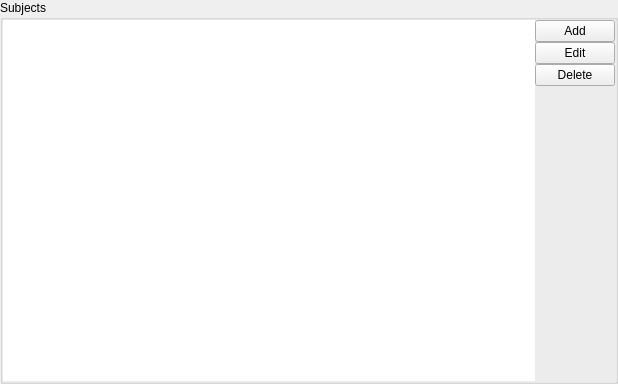
<?xml version="1.0" encoding="UTF-8"?>
<ui version="4.0">
 <class>SubjectView</class>
 <widget class="QWidget" name="SubjectView">
  <property name="geometry">
   <rect>
    <x>0</x>
    <y>0</y>
    <width>618</width>
    <height>384</height>
   </rect>
  </property>
  <property name="windowTitle">
   <string>SubjectView</string>
  </property>
  <layout class="QGridLayout" name="gridLayout">
   <property name="leftMargin">
    <number>0</number>
   </property>
   <property name="topMargin">
    <number>0</number>
   </property>
   <property name="rightMargin">
    <number>0</number>
   </property>
   <property name="bottomMargin">
    <number>0</number>
   </property>
   <property name="spacing">
    <number>0</number>
   </property>
   <item row="0" column="0">
    <widget class="QGroupBox" name="groupBox_3">
     <property name="title">
      <string>Subjects</string>
     </property>
     <layout class="QGridLayout" name="gridLayout_4">
      <property name="leftMargin">
       <number>0</number>
      </property>
      <property name="topMargin">
       <number>0</number>
      </property>
      <property name="rightMargin">
       <number>0</number>
      </property>
      <property name="bottomMargin">
       <number>0</number>
      </property>
      <property name="spacing">
       <number>0</number>
      </property>
      <item row="0" column="0">
       <widget class="QListWidget" name="listWidgetSubject">
        <property name="frameShape">
         <enum>QFrame::NoFrame</enum>
        </property>
       </widget>
      </item>
      <item row="0" column="1">
       <layout class="QVBoxLayout" name="verticalLayout_3">
        <property name="spacing">
         <number>0</number>
        </property>
        <item>
         <layout class="QVBoxLayout" name="verticalLayout_2">
          <property name="spacing">
           <number>0</number>
          </property>
          <item>
           <widget class="QPushButton" name="Add">
            <property name="text">
             <string>Add</string>
            </property>
           </widget>
          </item>
          <item>
           <widget class="QPushButton" name="Edit">
            <property name="text">
             <string>Edit</string>
            </property>
           </widget>
          </item>
          <item>
           <widget class="QPushButton" name="Delete">
            <property name="text">
             <string>Delete</string>
            </property>
           </widget>
          </item>
         </layout>
        </item>
        <item>
         <spacer name="verticalSpacer">
          <property name="orientation">
           <enum>Qt::Vertical</enum>
          </property>
          <property name="sizeHint" stdset="0">
           <size>
            <width>20</width>
            <height>40</height>
           </size>
          </property>
         </spacer>
        </item>
       </layout>
      </item>
     </layout>
    </widget>
   </item>
  </layout>
 </widget>
 <layoutdefault spacing="6" margin="11"/>
 <resources/>
 <connections/>
</ui>
